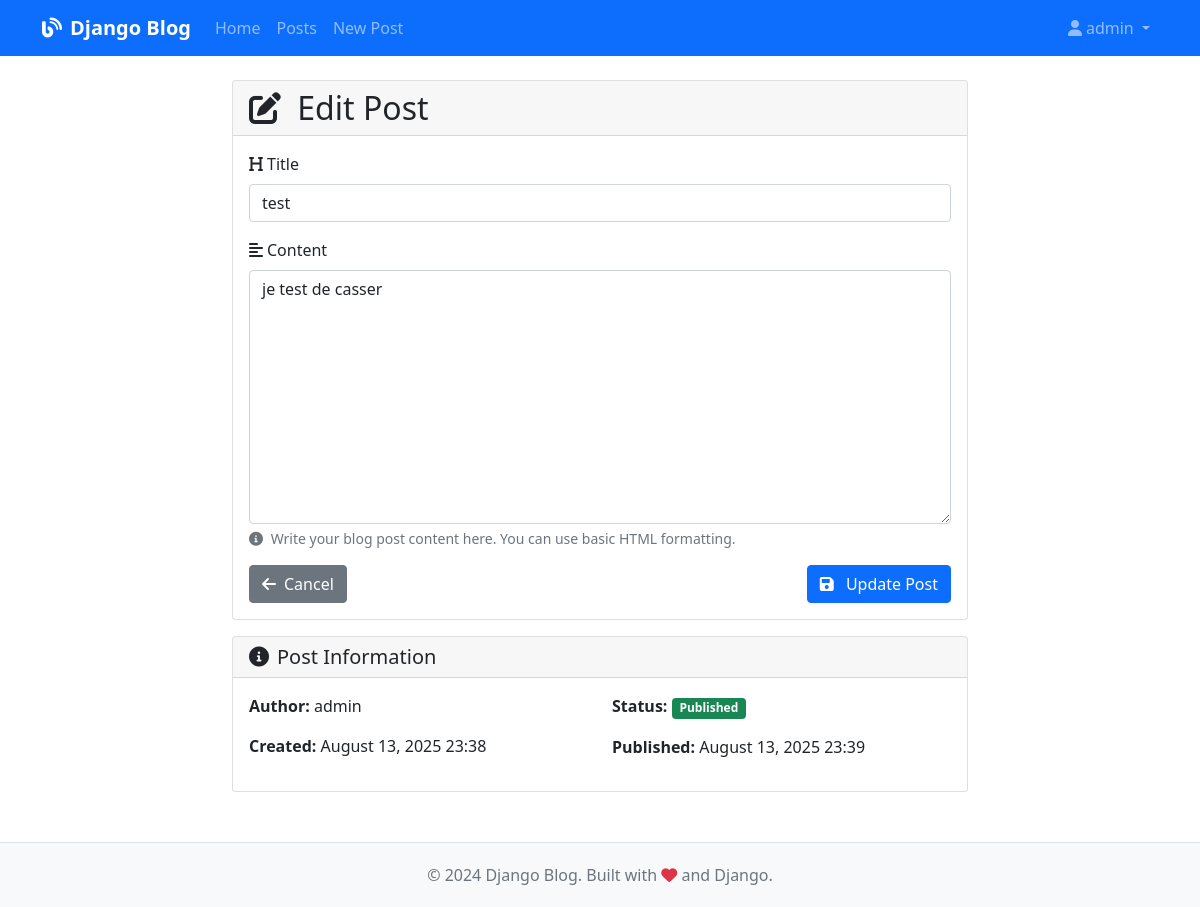
Screenshot of /post/2/edit/ (signed in) with the database file from the repository.
### myapp/models.py (models this page shows, shortened)
class Post(models.Model):
    title = models.CharField(max_length=200)
    content = models.TextField()
    author = models.ForeignKey(User, on_delete=models.CASCADE)
    created_date = models.DateTimeField(default=timezone.now)
    published_date = models.DateTimeField(blank=True, null=True)
    class Meta:
        ordering = ['-published_date']

### myapp/views.py (the view)
# urls.py: path('post/<int:pk>/edit/', views.post_edit, name='post_edit'),
@login_required
def post_edit(request, pk):
    post = get_object_or_404(Post, pk=pk)
    if request.method == "POST":
        form = PostForm(request.POST, instance=post)
        if form.is_valid():
            post = form.save(commit=False)
            post.author = request.user
            post.save()
            return redirect('myapp:post_detail', pk=post.pk)
    else:
        form = PostForm(instance=post)
    return render(request, 'myapp/post_edit.html', {'form': form})

### myapp/forms.py
class PostForm(forms.ModelForm):
    class Meta:
        model = Post
        fields = ('title', 'content',)
        widgets = {
            'title': forms.TextInput(attrs={'class': 'form-control', 'placeholder': 'Enter post title'}),
            'content': forms.Textarea(attrs={'class': 'form-control', 'rows': 10, 'placeholder': 'Enter post content'}),
        }

### templates/myapp/post_edit.html (shortened to what this page needs)
{% extends 'base.html' %}
{% block content %}
<div class="row justify-content-center">
    <div class="col-lg-8">
        <div class="card">
            <div class="card-header">
                <h2 class="mb-0">
                    <i class="fas fa-edit me-2"></i>
                    {% if form.instance.pk %}Edit Post{% else %}Create New Post{% endif %}
                </h2>
            </div>
            <div class="card-body">
                <form method="POST" class="needs-validation" novalidate>
                    <div class="mb-3">
                        <label for="{{ form.title.id_for_label }}" class="form-label">
                            <i class="fas fa-heading me-1"></i>Title
                        </label>
                        {{ form.title }}
                    </div>
                    <div class="mb-3">
                        <label for="{{ form.content.id_for_label }}" class="form-label">
                            <i class="fas fa-align-left me-1"></i>Content
                        </label>
                        {{ form.content }}
                        <div class="form-text">
                            <i class="fas fa-info-circle me-1"></i>
                            Write your blog post content here. You can use basic HTML formatting.
                        </div>
                    </div>
                    <div class="d-flex justify-content-between">
                        <a href="{% url 'myapp:post_list' %}" class="btn btn-secondary">
                            <i class="fas fa-arrow-left me-2"></i>Cancel
                        </a>
                        <button type="submit" class="btn btn-primary">
                            <i class="fas fa-save me-2"></i>
                            {% if form.instance.pk %}Update Post{% else %}Create Post{% endif %}
                        </button>
                    </div>
                </form>
            </div>
        </div>
        {% if form.instance.pk %}
        <div class="card mt-3">
            <div class="card-header">
                <h5 class="mb-0"><i class="fas fa-info-circle me-2"></i>Post Information</h5>
            </div>
            <div class="card-body">
                <div class="row">
                    <div class="col-md-6">
                        <p><strong>Author:</strong> {{ form.instance.author.username }}</p>
                        <p><strong>Created:</strong> {{ form.instance.created_date|date:"F d, Y H:i" }}</p>
                    </div>
                    <div class="col-md-6">
                        <p><strong>Status:</strong>
                            {% if form.instance.published_date %}
                            <span class="badge bg-success">Published</span>
                            {% else %}
                            <span class="badge bg-warning">Draft</span>
                            {% endif %}
                        </p>
                        {% if form.instance.published_date %}
                        <p><strong>Published:</strong> {{ form.instance.published_date|date:"F d, Y H:i" }}</p>
                        {% endif %}
                    </div>
                </div>
            </div>
        </div>
        {% endif %}
    </div>
</div>
{% endblock %}

### templates/base.html (shortened to what this page needs)
<!DOCTYPE html>
<html lang="en">
<head>
    <link href="https://cdn.jsdelivr.net/npm/bootstrap@5.1.3/dist/css/bootstrap.min.css" rel="stylesheet">
    <link href="https://cdnjs.cloudflare.com/ajax/libs/font-awesome/6.0.0/css/all.min.css" rel="stylesheet">
</head>
<body>
    <nav class="navbar navbar-expand-lg navbar-dark bg-primary">
        <div class="container">
            <a class="navbar-brand" href="{% url 'myapp:home' %}">
                <i class="fas fa-blog me-2"></i>Django Blog
            </a>
            <div class="collapse navbar-collapse" id="navbarNav">
                <ul class="navbar-nav me-auto">
                    <li class="nav-item">
                        <a class="nav-link" href="{% url 'myapp:home' %}">Home</a>
                    </li>
                    <li class="nav-item">
                        <a class="nav-link" href="{% url 'myapp:post_list' %}">Posts</a>
                    </li>
                    {% if user.is_authenticated %}
                    <li class="nav-item">
                        <a class="nav-link" href="{% url 'myapp:post_new' %}">New Post</a>
                    </li>
                    {% endif %}
                </ul>
                <ul class="navbar-nav">
                    {% if user.is_authenticated %}
                    <li class="nav-item dropdown">
                        <a class="nav-link dropdown-toggle" href="#" id="navbarDropdown" role="button" data-bs-toggle="dropdown">
                            <i class="fas fa-user me-1"></i>{{ user.username }}
                        </a>
                    </li>
                    {% else %}
                    <li class="nav-item">
                        <a class="nav-link" href="{% url 'admin:login' %}">Login</a>
                    </li>
                    {% endif %}
                </ul>
            </div>
        </div>
    </nav>
    <main class="container mt-4">
        {% block content %}
        {% endblock %}
    </main>
    <footer class="footer">
        <div class="container text-center">
            <p class="text-muted mb-0">
                &copy; 2024 Django Blog. Built with <i class="fas fa-heart text-danger"></i> and Django.
            </p>
        </div>
    </footer>
</body>
</html>

### templates/base.html (style rules this page uses)
.navbar-brand { font-weight: bold; }
.footer { margin-top: 50px; padding: 20px 0; background-color: #f8f9fa; border-top: 1px solid #dee2e6; }

### rows the page displays
Post: title "test", content "je test de casser", instance.author.username "admin", instance.created_date "August 13, 2025 23:38", instance.published_date "August 13, 2025 23:39"

### other values shown
{{ user.username }} "admin"
